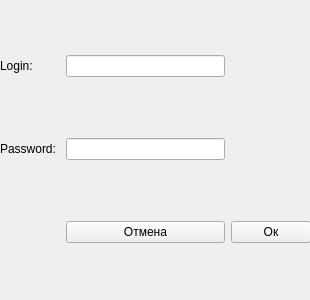
<?xml version="1.0" encoding="UTF-8"?>
<ui version="4.0">
 <class>Form</class>
 <widget class="QWidget" name="Form">
  <property name="geometry">
   <rect>
    <x>0</x>
    <y>0</y>
    <width>310</width>
    <height>300</height>
   </rect>
  </property>
  <property name="windowTitle">
   <string>Form</string>
  </property>
  <widget class="QWidget" name="gridLayoutWidget">
   <property name="geometry">
    <rect>
     <x>0</x>
     <y>0</y>
     <width>311</width>
     <height>301</height>
    </rect>
   </property>
   <layout class="QGridLayout" name="gridLayout">
    <item row="1" column="1">
     <widget class="QLabel" name="label_2">
      <property name="text">
       <string>Password: </string>
      </property>
     </widget>
    </item>
    <item row="2" column="3">
     <widget class="QPushButton" name="okButton">
      <property name="text">
       <string>Ок</string>
      </property>
     </widget>
    </item>
    <item row="0" column="2">
     <widget class="QLineEdit" name="loginLineEdit"/>
    </item>
    <item row="0" column="1">
     <widget class="QLabel" name="label">
      <property name="text">
       <string>Login:</string>
      </property>
     </widget>
    </item>
    <item row="1" column="2">
     <widget class="QLineEdit" name="passwordLineEdit">
      <property name="echoMode">
       <enum>QLineEdit::EchoMode::Password</enum>
      </property>
     </widget>
    </item>
    <item row="2" column="2">
     <widget class="QPushButton" name="pushButton_2">
      <property name="text">
       <string>Отмена</string>
      </property>
     </widget>
    </item>
   </layout>
  </widget>
 </widget>
 <resources/>
 <connections/>
</ui>
